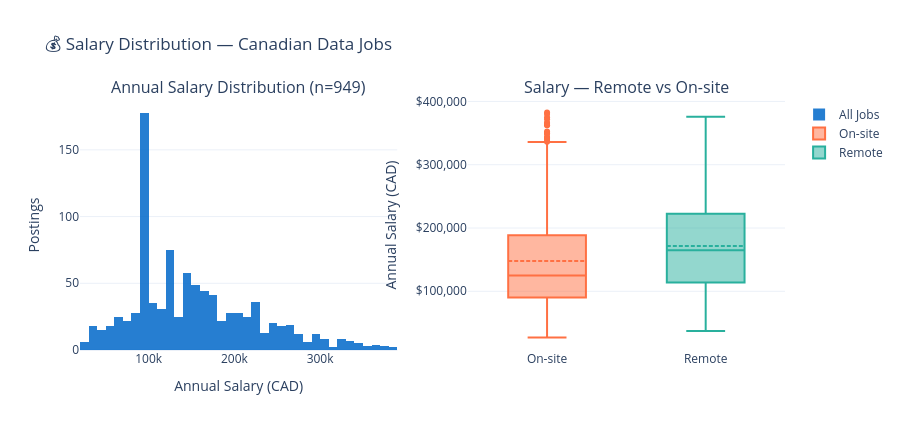

The notebook cell this image was saved under:
### Code cell
print("━"*58)
print("  SECTION 2 — SALARY DISTRIBUTION")
print("━"*58)

sal = jobs["salary_year_avg"].dropna()
print(f"Salary rows: {len(sal):,} / {len(jobs):,} ({len(sal)/len(jobs)*100:.1f}%)")
print(sal.describe().apply("${:,.0f}".format))

fig = make_subplots(
    rows=1, cols=2,
    subplot_titles=(
        f"Annual Salary Distribution (n={len(sal):,})",
        "Salary — Remote vs On-site"
    )
)

fig.add_trace(
    go.Histogram(x=sal, nbinsx=50, name="All Jobs",
                 marker_color="#0068C9", opacity=0.85),
    row=1, col=1
)

for is_remote, label, color in [(False, "On-site", "#FF7043"), (True, "Remote", "#29B09D")]:
    subset = jobs[jobs["remote"] == is_remote]["salary_year_avg"].dropna()
    fig.add_trace(
        go.Box(y=subset, name=label, marker_color=color, boxmean=True),
        row=1, col=2
    )

fig.update_layout(
    title_text="💰 Salary Distribution — Canadian Data Jobs",
    height=430, template="plotly_white"
)
fig.update_xaxes(title_text="Annual Salary (CAD)", row=1, col=1)
fig.update_yaxes(title_text="Postings",            row=1, col=1)
fig.update_yaxes(title_text="Annual Salary (CAD)", tickformat="$,.0f", row=1, col=2)
fig.write_html(f"{OUTPUTS}/eda_02_salary_distribution.html")
fig.show()
print("✅ Saved: eda_02_salary_distribution.html")

### Figure 1 — Plotly figure (JSON) as saved in the notebook; plotly's stock layout.template omitted (floating-point values rounded to 4 significant figures; data arrays with more than 128 entries replaced by an {"elided": "..."} marker saying what was removed)
{"data": [{"marker": {"color": "#0068C9"}, "name": "All Jobs", "nbinsx": 50, "opacity": 0.85, "type": "histogram", "x": {"elided": "949 float values"}, "xaxis": "x", "yaxis": "y"}, {"boxmean": true, "marker": {"color": "#FF7043"}, "name": "On-site", "type": "box", "xaxis": "x2", "y": {"elided": "809 float values"}, "yaxis": "y2"}, {"boxmean": true, "marker": {"color": "#29B09D"}, "name": "Remote", "type": "box", "xaxis": "x2", "y": {"elided": "140 float values"}, "yaxis": "y2"}], "layout": {"annotations": [{"font": {"size": 16}, "showarrow": false, "text": "Annual Salary Distribution (n=949)", "x": 0.225, "xanchor": "center", "xref": "paper", "y": 1, "yanchor": "bottom", "yref": "paper"}, {"font": {"size": 16}, "showarrow": false, "text": "Salary — Remote vs On-site", "x": 0.775, "xanchor": "center", "xref": "paper", "y": 1, "yanchor": "bottom", "yref": "paper"}], "height": 430, "title": {"text": "💰 Salary Distribution — Canadian Data Jobs"}, "xaxis": {"anchor": "y", "domain": [0, 0.45], "title": {"text": "Annual Salary (CAD)"}}, "xaxis2": {"anchor": "y2", "domain": [0.55, 1]}, "yaxis": {"anchor": "x", "domain": [0, 1], "title": {"text": "Postings"}}, "yaxis2": {"anchor": "x2", "domain": [0, 1], "tickformat": "$,.0f", "title": {"text": "Annual Salary (CAD)"}}}}
